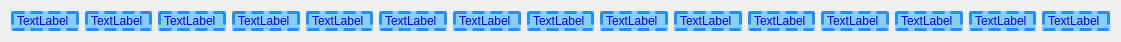
   <widget class="QWidget" name="horizontalLayoutWidget_5">
    <property name="geometry">
     <rect>
      <x>70</x>
      <y>370</y>
      <width>1121</width>
      <height>41</height>
     </rect>
    </property>
    <layout class="QHBoxLayout" name="horizontalLayout_5">
     <item>
      <widget class="QLabel" name="label_61">
       <property name="styleSheet">
        <string notr="true">color: blue;
background-color: #87CEFA;
border-style: dashed;
border-width: 3px;             
border-color: #1E90FF</string>
       </property>
       <property name="text">
        <string>TextLabel</string>
       </property>
      </widget>
     </item>
     <item>
      <widget class="QLabel" name="label_62">
       <property name="styleSheet">
        <string notr="true">color: blue;
background-color: #87CEFA;
border-style: dashed;
border-width: 3px;             
border-color: #1E90FF</string>
       </property>
       <property name="text">
        <string>TextLabel</string>
       </property>
      </widget>
     </item>
     <item>
      <widget class="QLabel" name="label_63">
       <property name="styleSheet">
        <string notr="true">color: blue;
background-color: #87CEFA;
border-style: dashed;
border-width: 3px;             
border-color: #1E90FF</string>
       </property>
       <property name="text">
        <string>TextLabel</string>
       </property>
      </widget>
     </item>
     <item>
      <widget class="QLabel" name="label_64">
       <property name="styleSheet">
        <string notr="true">color: blue;
background-color: #87CEFA;
border-style: dashed;
border-width: 3px;             
border-color: #1E90FF</string>
       </property>
       <property name="text">
        <string>TextLabel</string>
       </property>
      </widget>
     </item>
     <item>
      <widget class="QLabel" name="label_65">
       <property name="styleSheet">
        <string notr="true">color: blue;
background-color: #87CEFA;
border-style: dashed;
border-width: 3px;             
border-color: #1E90FF</string>
       </property>
       <property name="text">
        <string>TextLabel</string>
       </property>
      </widget>
     </item>
     <item>
      <widget class="QLabel" name="label_66">
       <property name="styleSheet">
        <string notr="true">color: blue;
background-color: #87CEFA;
border-style: dashed;
border-width: 3px;             
border-color: #1E90FF</string>
       </property>
       <property name="text">
        <string>TextLabel</string>
       </property>
      </widget>
     </item>
     <item>
      <widget class="QLabel" name="label_67">
       <property name="styleSheet">
        <string notr="true">color: blue;
background-color: #87CEFA;
border-style: dashed;
border-width: 3px;             
border-color: #1E90FF</string>
       </property>
       <property name="text">
        <string>TextLabel</string>
       </property>
      </widget>
     </item>
     <item>
      <widget class="QLabel" name="label_68">
       <property name="styleSheet">
        <string notr="true">color: blue;
background-color: #87CEFA;
border-style: dashed;
border-width: 3px;             
border-color: #1E90FF</string>
       </property>
       <property name="text">
        <string>TextLabel</string>
       </property>
      </widget>
     </item>
     <item>
      <widget class="QLabel" name="label_69">
       <property name="styleSheet">
        <string notr="true">color: blue;
background-color: #87CEFA;
border-style: dashed;
border-width: 3px;             
border-color: #1E90FF</string>
       </property>
       <property name="text">
        <string>TextLabel</string>
       </property>
      </widget>
     </item>
     <item>
      <widget class="QLabel" name="label_70">
       <property name="styleSheet">
        <string notr="true">color: blue;
background-color: #87CEFA;
border-style: dashed;
border-width: 3px;             
border-color: #1E90FF</string>
       </property>
       <property name="text">
        <string>TextLabel</string>
       </property>
      </widget>
     </item>
     <item>
      <widget class="QLabel" name="label_71">
       <property name="styleSheet">
        <string notr="true">color: blue;
background-color: #87CEFA;
border-style: dashed;
border-width: 3px;             
border-color: #1E90FF</string>
       </property>
       <property name="text">
        <string>TextLabel</string>
       </property>
      </widget>
     </item>
     <item>
      <widget class="QLabel" name="label_72">
       <property name="styleSheet">
        <string notr="true">color: blue;
background-color: #87CEFA;
border-style: dashed;
border-width: 3px;             
border-color: #1E90FF</string>
       </property>
       <property name="text">
        <string>TextLabel</string>
       </property>
      </widget>
     </item>
     <item>
      <widget class="QLabel" name="label_73">
       <property name="styleSheet">
        <string notr="true">color: blue;
background-color: #87CEFA;
border-style: dashed;
border-width: 3px;             
border-color: #1E90FF</string>
       </property>
       <property name="text">
        <string>TextLabel</string>
       </property>
      </widget>
     </item>
     <item>
      <widget class="QLabel" name="label_74">
       <property name="styleSheet">
        <string notr="true">color: blue;
background-color: #87CEFA;
border-style: dashed;
border-width: 3px;             
border-color: #1E90FF</string>
       </property>
       <property name="text">
        <string>TextLabel</string>
       </property>
      </widget>
     </item>
     <item>
      <widget class="QLabel" name="label_75">
       <property name="styleSheet">
        <string notr="true">color: blue;
background-color: #87CEFA;
border-style: dashed;
border-width: 3px;             
border-color: #1E90FF</string>
       </property>
       <property name="text">
        <string>TextLabel</string>
       </property>
      </widget>
     </item>
    </layout>
   </widget>
